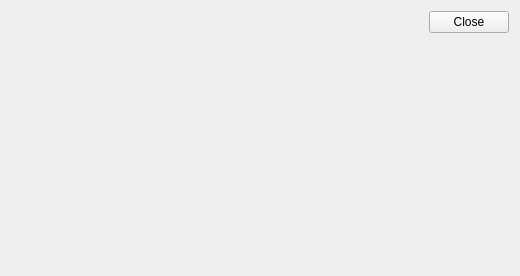
<?xml version="1.0" encoding="UTF-8"?>
<ui version="4.0">
 <class>MainWindow</class>
 <widget class="QMainWindow" name="MainWindow">
  <property name="enabled">
   <bool>true</bool>
  </property>
  <property name="geometry">
   <rect>
    <x>0</x>
    <y>0</y>
    <width>520</width>
    <height>276</height>
   </rect>
  </property>
  <property name="windowTitle">
   <string>GridWidgets Demo</string>
  </property>
  <property name="iconSize">
   <size>
    <width>24</width>
    <height>24</height>
   </size>
  </property>
  <widget class="QWidget" name="centralWidget">
   <property name="sizePolicy">
    <sizepolicy hsizetype="Expanding" vsizetype="Expanding">
     <horstretch>0</horstretch>
     <verstretch>0</verstretch>
    </sizepolicy>
   </property>
   <property name="locale">
    <locale language="English" country="UnitedStates"/>
   </property>
   <layout class="QHBoxLayout" name="horizontalLayout">
    <item>
     <widget class="Qi::GridWidget" name="gridWidget" native="true"/>
    </item>
    <item>
     <layout class="QVBoxLayout" name="verticalLayout">
      <property name="sizeConstraint">
       <enum>QLayout::SetDefaultConstraint</enum>
      </property>
      <item>
       <widget class="QPushButton" name="pushButton">
        <property name="sizePolicy">
         <sizepolicy hsizetype="Fixed" vsizetype="Fixed">
          <horstretch>0</horstretch>
          <verstretch>0</verstretch>
         </sizepolicy>
        </property>
        <property name="text">
         <string>Close</string>
        </property>
       </widget>
      </item>
      <item>
       <spacer name="verticalSpacer">
        <property name="orientation">
         <enum>Qt::Vertical</enum>
        </property>
        <property name="sizeType">
         <enum>QSizePolicy::Expanding</enum>
        </property>
        <property name="sizeHint" stdset="0">
         <size>
          <width>20</width>
          <height>40</height>
         </size>
        </property>
       </spacer>
      </item>
     </layout>
    </item>
   </layout>
  </widget>
 </widget>
 <layoutdefault spacing="6" margin="11"/>
 <customwidgets>
  <customwidget>
   <class>Qi::GridWidget</class>
   <extends>QWidget</extends>
   <header>widgets/GridWidget.h</header>
   <container>1</container>
  </customwidget>
 </customwidgets>
 <resources/>
 <connections/>
</ui>
